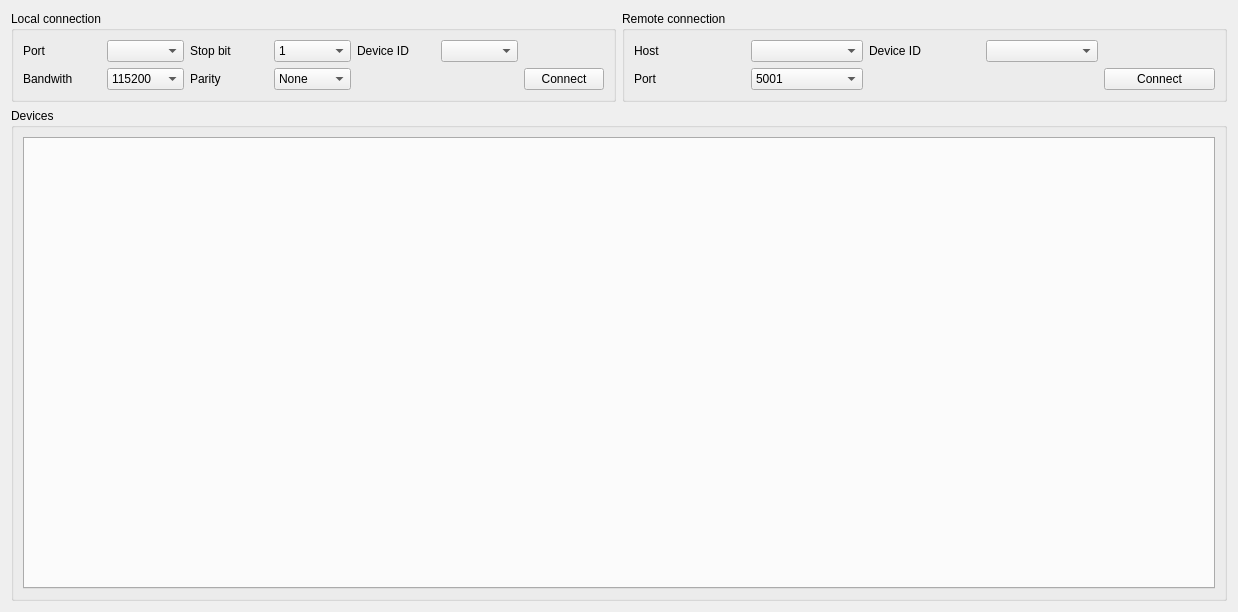
<?xml version="1.0" encoding="UTF-8"?>
<ui version="4.0">
 <class>Form</class>
 <widget class="QWidget" name="Form">
  <property name="geometry">
   <rect>
    <x>0</x>
    <y>0</y>
    <width>1238</width>
    <height>612</height>
   </rect>
  </property>
  <property name="windowTitle">
   <string>Form</string>
  </property>
  <layout class="QVBoxLayout" name="verticalLayout_2" stretch="0,1,0">
   <item>
    <layout class="QHBoxLayout" name="horizontalLayout">
     <item>
      <widget class="QGroupBox" name="groupBox">
       <property name="sizePolicy">
        <sizepolicy hsizetype="Preferred" vsizetype="Fixed">
         <horstretch>0</horstretch>
         <verstretch>0</verstretch>
        </sizepolicy>
       </property>
       <property name="title">
        <string>Local connection</string>
       </property>
       <layout class="QGridLayout" name="gridLayout">
        <item row="0" column="2">
         <widget class="QLabel" name="label_3">
          <property name="text">
           <string>Stop bit</string>
          </property>
         </widget>
        </item>
        <item row="0" column="0">
         <widget class="QLabel" name="label">
          <property name="text">
           <string>Port</string>
          </property>
         </widget>
        </item>
        <item row="1" column="3">
         <widget class="QComboBox" name="parity_select">
          <item>
           <property name="text">
            <string>None</string>
           </property>
          </item>
          <item>
           <property name="text">
            <string>Odd</string>
           </property>
          </item>
          <item>
           <property name="text">
            <string>Even</string>
           </property>
          </item>
         </widget>
        </item>
        <item row="0" column="4">
         <widget class="QLabel" name="label_5">
          <property name="text">
           <string>Device ID</string>
          </property>
         </widget>
        </item>
        <item row="1" column="1">
         <widget class="QComboBox" name="bandwith_select">
          <item>
           <property name="text">
            <string>115200</string>
           </property>
          </item>
          <item>
           <property name="text">
            <string>57600</string>
           </property>
          </item>
          <item>
           <property name="text">
            <string>38400</string>
           </property>
          </item>
          <item>
           <property name="text">
            <string>19200</string>
           </property>
          </item>
          <item>
           <property name="text">
            <string>9600</string>
           </property>
          </item>
         </widget>
        </item>
        <item row="1" column="0">
         <widget class="QLabel" name="label_2">
          <property name="text">
           <string>Bandwith</string>
          </property>
         </widget>
        </item>
        <item row="1" column="2">
         <widget class="QLabel" name="label_4">
          <property name="text">
           <string>Parity</string>
          </property>
         </widget>
        </item>
        <item row="0" column="1">
         <widget class="QComboBox" name="port_select"/>
        </item>
        <item row="0" column="3">
         <widget class="QComboBox" name="stopbit_select">
          <item>
           <property name="text">
            <string>1</string>
           </property>
          </item>
          <item>
           <property name="text">
            <string>2</string>
           </property>
          </item>
         </widget>
        </item>
        <item row="1" column="6">
         <widget class="QPushButton" name="local_btn">
          <property name="text">
           <string>Connect</string>
          </property>
         </widget>
        </item>
        <item row="0" column="5">
         <widget class="QComboBox" name="local_select"/>
        </item>
       </layout>
      </widget>
     </item>
     <item>
      <widget class="QGroupBox" name="groupBox_2">
       <property name="sizePolicy">
        <sizepolicy hsizetype="Preferred" vsizetype="Fixed">
         <horstretch>0</horstretch>
         <verstretch>0</verstretch>
        </sizepolicy>
       </property>
       <property name="title">
        <string>Remote connection</string>
       </property>
       <layout class="QGridLayout" name="gridLayout_2">
        <item row="0" column="2">
         <widget class="QLabel" name="label_8">
          <property name="text">
           <string>Device ID</string>
          </property>
         </widget>
        </item>
        <item row="0" column="0">
         <widget class="QLabel" name="label_6">
          <property name="text">
           <string>Host</string>
          </property>
         </widget>
        </item>
        <item row="0" column="3">
         <widget class="QComboBox" name="remote_select"/>
        </item>
        <item row="1" column="0">
         <widget class="QLabel" name="label_7">
          <property name="text">
           <string>Port</string>
          </property>
         </widget>
        </item>
        <item row="1" column="4">
         <widget class="QPushButton" name="remote_btn">
          <property name="text">
           <string>Connect</string>
          </property>
         </widget>
        </item>
        <item row="0" column="1">
         <widget class="QComboBox" name="host_select"/>
        </item>
        <item row="1" column="1">
         <widget class="QComboBox" name="remote_port_select">
          <item>
           <property name="text">
            <string>5001</string>
           </property>
          </item>
          <item>
           <property name="text">
            <string>5002</string>
           </property>
          </item>
         </widget>
        </item>
       </layout>
      </widget>
     </item>
    </layout>
   </item>
   <item>
    <widget class="QGroupBox" name="devices_group">
     <property name="enabled">
      <bool>true</bool>
     </property>
     <property name="title">
      <string>Devices</string>
     </property>
     <property name="flat">
      <bool>false</bool>
     </property>
     <layout class="QVBoxLayout" name="verticalLayout">
      <item>
       <widget class="QTabWidget" name="tabWidget">
        <property name="tabPosition">
         <enum>QTabWidget::TabPosition::West</enum>
        </property>
       </widget>
      </item>
     </layout>
    </widget>
   </item>
   <item>
    <spacer name="verticalSpacer">
     <property name="orientation">
      <enum>Qt::Orientation::Vertical</enum>
     </property>
     <property name="sizeHint" stdset="0">
      <size>
       <width>0</width>
       <height>0</height>
      </size>
     </property>
    </spacer>
   </item>
  </layout>
 </widget>
 <resources/>
 <connections/>
</ui>
